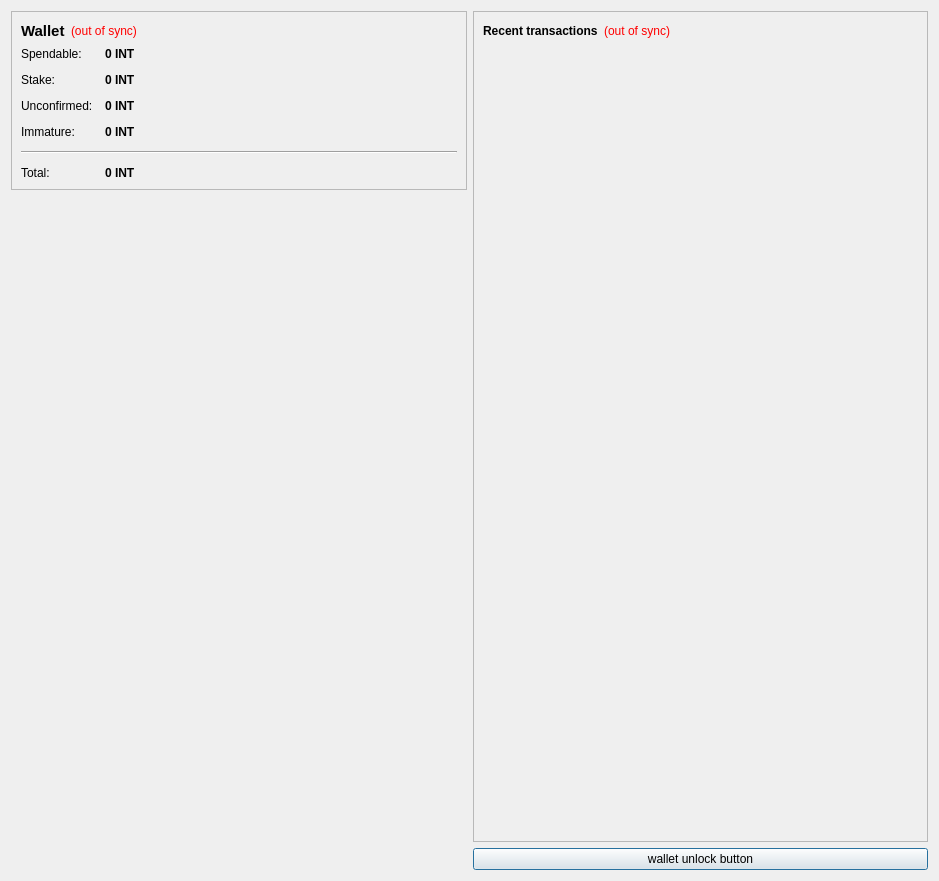
<?xml version="1.0" encoding="UTF-8"?>
<ui version="4.0">
 <class>OverviewPage</class>
 <widget class="QWidget" name="OverviewPage">
  <property name="geometry">
   <rect>
    <x>0</x>
    <y>0</y>
    <width>939</width>
    <height>881</height>
   </rect>
  </property>
  <property name="windowTitle">
   <string>Form</string>
  </property>
  <layout class="QHBoxLayout" name="horizontalLayout" stretch="0,0">
   <item>
    <layout class="QVBoxLayout" name="verticalLayout_2">
     <item>
      <widget class="QFrame" name="frame">
       <property name="frameShape">
        <enum>QFrame::StyledPanel</enum>
       </property>
       <property name="frameShadow">
        <enum>QFrame::Raised</enum>
       </property>
       <layout class="QVBoxLayout" name="verticalLayout_4">
        <item>
         <layout class="QHBoxLayout" name="horizontalLayout_4">
          <item>
           <widget class="QLabel" name="label_5">
            <property name="font">
             <font>
              <pointsize>11</pointsize>
              <weight>75</weight>
              <bold>true</bold>
             </font>
            </property>
            <property name="text">
             <string>Wallet</string>
            </property>
           </widget>
          </item>
          <item>
           <widget class="QLabel" name="labelWalletStatus">
            <property name="toolTip">
             <string>The displayed information may be out of date. Your wallet automatically synchronizes with the intellicoin network after a connection is established, but this process has not completed yet.</string>
            </property>
            <property name="styleSheet">
             <string notr="true">QLabel { color: red; }</string>
            </property>
            <property name="text">
             <string notr="true">(out of sync)</string>
            </property>
            <property name="alignment">
             <set>Qt::AlignLeading|Qt::AlignLeft|Qt::AlignVCenter</set>
            </property>
           </widget>
          </item>
          <item>
           <spacer name="horizontalSpacer_2">
            <property name="orientation">
             <enum>Qt::Horizontal</enum>
            </property>
            <property name="sizeHint" stdset="0">
             <size>
              <width>40</width>
              <height>20</height>
             </size>
            </property>
           </spacer>
          </item>
         </layout>
        </item>
        <item>
         <layout class="QFormLayout" name="formLayout_2">
          <property name="fieldGrowthPolicy">
           <enum>QFormLayout::AllNonFixedFieldsGrow</enum>
          </property>
          <property name="horizontalSpacing">
           <number>12</number>
          </property>
          <property name="verticalSpacing">
           <number>12</number>
          </property>
          <item row="0" column="0">
           <widget class="QLabel" name="label">
            <property name="text">
             <string>Spendable:</string>
            </property>
           </widget>
          </item>
          <item row="0" column="1">
           <widget class="QLabel" name="labelBalance">
            <property name="font">
             <font>
              <weight>75</weight>
              <bold>true</bold>
             </font>
            </property>
            <property name="cursor">
             <cursorShape>IBeamCursor</cursorShape>
            </property>
            <property name="toolTip">
             <string>Your current spendable balance</string>
            </property>
            <property name="text">
             <string notr="true">0 INT</string>
            </property>
            <property name="textInteractionFlags">
             <set>Qt::LinksAccessibleByMouse|Qt::TextSelectableByKeyboard|Qt::TextSelectableByMouse</set>
            </property>
           </widget>
          </item>
          <item row="1" column="0">
           <widget class="QLabel" name="label_6">
            <property name="text">
             <string>Stake:</string>
            </property>
           </widget>
          </item>
          <item row="1" column="1">
           <widget class="QLabel" name="labelStake">
            <property name="font">
             <font>
              <weight>75</weight>
              <bold>true</bold>
             </font>
            </property>
            <property name="cursor">
             <cursorShape>IBeamCursor</cursorShape>
            </property>
            <property name="toolTip">
             <string>Total of coins that was staked, and do not yet count toward the current balance</string>
            </property>
            <property name="text">
             <string notr="true">0 INT</string>
            </property>
            <property name="textInteractionFlags">
             <set>Qt::LinksAccessibleByMouse|Qt::TextSelectableByKeyboard|Qt::TextSelectableByMouse</set>
            </property>
           </widget>
          </item>
          <item row="2" column="0">
           <widget class="QLabel" name="label_3">
            <property name="text">
             <string>Unconfirmed:</string>
            </property>
           </widget>
          </item>
          <item row="2" column="1">
           <widget class="QLabel" name="labelUnconfirmed">
            <property name="font">
             <font>
              <weight>75</weight>
              <bold>true</bold>
             </font>
            </property>
            <property name="cursor">
             <cursorShape>IBeamCursor</cursorShape>
            </property>
            <property name="toolTip">
             <string>Total of transactions that have yet to be confirmed, and do not yet count toward the current balance</string>
            </property>
            <property name="text">
             <string notr="true">0 INT</string>
            </property>
            <property name="textInteractionFlags">
             <set>Qt::LinksAccessibleByMouse|Qt::TextSelectableByKeyboard|Qt::TextSelectableByMouse</set>
            </property>
           </widget>
          </item>
          <item row="3" column="0">
           <widget class="QLabel" name="labelImmatureText">
            <property name="text">
             <string>Immature:</string>
            </property>
           </widget>
          </item>
          <item row="3" column="1">
           <widget class="QLabel" name="labelImmature">
            <property name="font">
             <font>
              <weight>75</weight>
              <bold>true</bold>
             </font>
            </property>
            <property name="toolTip">
             <string>Mined balance that has not yet matured</string>
            </property>
            <property name="text">
             <string notr="true">0 INT</string>
            </property>
            <property name="textInteractionFlags">
             <set>Qt::LinksAccessibleByMouse|Qt::TextSelectableByKeyboard|Qt::TextSelectableByMouse</set>
            </property>
           </widget>
          </item>
          <item row="4" column="0" colspan="2">
           <widget class="Line" name="line">
            <property name="orientation">
             <enum>Qt::Horizontal</enum>
            </property>
           </widget>
          </item>
          <item row="5" column="0">
           <widget class="QLabel" name="labelTotalText">
            <property name="text">
             <string>Total:</string>
            </property>
           </widget>
          </item>
          <item row="5" column="1">
           <widget class="QLabel" name="labelTotal">
            <property name="font">
             <font>
              <weight>75</weight>
              <bold>true</bold>
             </font>
            </property>
            <property name="cursor">
             <cursorShape>IBeamCursor</cursorShape>
            </property>
            <property name="toolTip">
             <string>Your current total balance</string>
            </property>
            <property name="text">
             <string notr="true">0 INT</string>
            </property>
            <property name="textInteractionFlags">
             <set>Qt::LinksAccessibleByMouse|Qt::TextSelectableByKeyboard|Qt::TextSelectableByMouse</set>
            </property>
           </widget>
          </item>
         </layout>
        </item>
       </layout>
      </widget>
     </item>
     <item>
      <spacer name="verticalSpacer_4">
       <property name="orientation">
        <enum>Qt::Vertical</enum>
       </property>
       <property name="sizeHint" stdset="0">
        <size>
         <width>20</width>
         <height>40</height>
        </size>
       </property>
      </spacer>
     </item>
     <item>
      <widget class="QLabel" name="label_2">
       <property name="text">
        <string/>
       </property>
       <property name="pixmap">
        <pixmap resource="../bitcoin.qrc">:/images/Wallet_Logo</pixmap>
       </property>
       <property name="alignment">
        <set>Qt::AlignCenter</set>
       </property>
      </widget>
     </item>
     <item>
      <spacer name="verticalSpacer">
       <property name="orientation">
        <enum>Qt::Vertical</enum>
       </property>
       <property name="sizeHint" stdset="0">
        <size>
         <width>20</width>
         <height>40</height>
        </size>
       </property>
      </spacer>
     </item>
    </layout>
   </item>
   <item>
    <layout class="QVBoxLayout" name="verticalLayout_3">
     <item>
      <widget class="QFrame" name="frame_2">
       <property name="frameShape">
        <enum>QFrame::StyledPanel</enum>
       </property>
       <property name="frameShadow">
        <enum>QFrame::Raised</enum>
       </property>
       <layout class="QVBoxLayout" name="verticalLayout">
        <item>
         <layout class="QHBoxLayout" name="horizontalLayout_2">
          <item>
           <widget class="QLabel" name="label_4">
            <property name="text">
             <string>&lt;b&gt;Recent transactions&lt;/b&gt;</string>
            </property>
           </widget>
          </item>
          <item>
           <widget class="QLabel" name="labelTransactionsStatus">
            <property name="toolTip">
             <string>The displayed information may be out of date. Your wallet automatically synchronizes with the intellicoin network after a connection is established, but this process has not completed yet.</string>
            </property>
            <property name="styleSheet">
             <string notr="true">QLabel { color: red; }</string>
            </property>
            <property name="text">
             <string notr="true">(out of sync)</string>
            </property>
            <property name="alignment">
             <set>Qt::AlignRight|Qt::AlignTrailing|Qt::AlignVCenter</set>
            </property>
           </widget>
          </item>
          <item>
           <spacer name="horizontalSpacer">
            <property name="orientation">
             <enum>Qt::Horizontal</enum>
            </property>
            <property name="sizeHint" stdset="0">
             <size>
              <width>40</width>
              <height>20</height>
             </size>
            </property>
           </spacer>
          </item>
         </layout>
        </item>
        <item>
         <widget class="QListView" name="listTransactions">
          <property name="styleSheet">
           <string notr="true">QListView { background: transparent; }</string>
          </property>
          <property name="frameShape">
           <enum>QFrame::NoFrame</enum>
          </property>
          <property name="verticalScrollBarPolicy">
           <enum>Qt::ScrollBarAlwaysOff</enum>
          </property>
          <property name="horizontalScrollBarPolicy">
           <enum>Qt::ScrollBarAlwaysOff</enum>
          </property>
          <property name="selectionMode">
           <enum>QAbstractItemView::NoSelection</enum>
          </property>
         </widget>
        </item>
       </layout>
      </widget>
     </item>
     <item>
      <widget class="QPushButton" name="unlockWalletButton">
       <property name="sizePolicy">
        <sizepolicy hsizetype="Minimum" vsizetype="Fixed">
         <horstretch>0</horstretch>
         <verstretch>0</verstretch>
        </sizepolicy>
       </property>
       <property name="maximumSize">
        <size>
         <width>16777214</width>
         <height>16777214</height>
        </size>
       </property>
       <property name="toolTip">
        <string/>
       </property>
       <property name="text">
        <string>wallet unlock button</string>
       </property>
       <property name="checkable">
        <bool>false</bool>
       </property>
       <property name="autoDefault">
        <bool>false</bool>
       </property>
       <property name="default">
        <bool>true</bool>
       </property>
       <property name="flat">
        <bool>false</bool>
       </property>
      </widget>
     </item>
    </layout>
   </item>
  </layout>
 </widget>
 <resources>
  <include location="../bitcoin.qrc"/>
 </resources>
 <connections/>
</ui>
